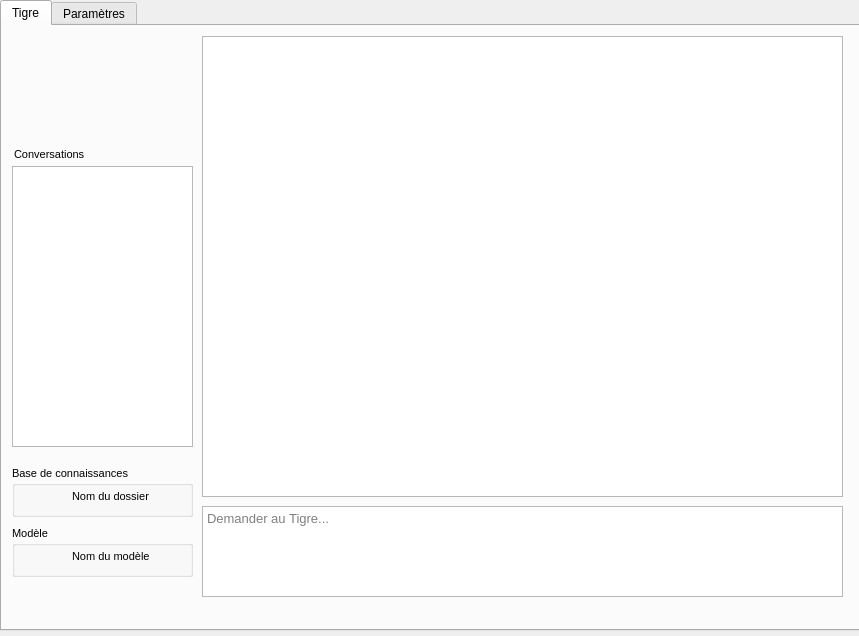
<?xml version="1.0" encoding="UTF-8"?>
<ui version="4.0">
 <class>Form</class>
 <widget class="QWidget" name="Form">
  <property name="geometry">
   <rect>
    <x>0</x>
    <y>0</y>
    <width>859</width>
    <height>636</height>
   </rect>
  </property>
  <property name="windowTitle">
   <string>Form</string>
  </property>
  <property name="styleSheet">
   <string notr="true">QPushButton {
    border: none;
}

QPushButton:pressed {
    background-color: rgba(0, 0, 0, 5%); /* Léger assombrissement */
    margin-top: 2px;
    margin-left: 2px;
}</string>
  </property>
  <widget class="QTabWidget" name="tabWidget">
   <property name="geometry">
    <rect>
     <x>0</x>
     <y>0</y>
     <width>861</width>
     <height>631</height>
    </rect>
   </property>
   <property name="toolTip">
    <string/>
   </property>
   <property name="styleSheet">
    <string notr="true">background: none</string>
   </property>
   <property name="currentIndex">
    <number>0</number>
   </property>
   <widget class="QWidget" name="tab">
    <attribute name="title">
     <string>Tigre</string>
    </attribute>
    <widget class="QTextBrowser" name="textBrowser_chat">
     <property name="geometry">
      <rect>
       <x>200</x>
       <y>10</y>
       <width>641</width>
       <height>461</height>
      </rect>
     </property>
    </widget>
    <widget class="QGroupBox" name="groupBox_2">
     <property name="geometry">
      <rect>
       <x>10</x>
       <y>440</y>
       <width>181</width>
       <height>51</height>
      </rect>
     </property>
     <property name="font">
      <font>
       <family>Arial</family>
       <pointsize>8</pointsize>
      </font>
     </property>
     <property name="title">
      <string>Base de connaissances</string>
     </property>
     <widget class="QPushButton" name="btn_folder">
      <property name="geometry">
       <rect>
        <x>10</x>
        <y>20</y>
        <width>31</width>
        <height>21</height>
       </rect>
      </property>
      <property name="font">
       <font>
        <family>Arial</family>
        <pointsize>10</pointsize>
       </font>
      </property>
      <property name="styleSheet">
       <string notr="true">background: transparent;</string>
      </property>
      <property name="text">
       <string/>
      </property>
      <property name="icon">
       <iconset>
        <normaloff>Images/folder.png</normaloff>Images/folder.png</iconset>
      </property>
      <property name="iconSize">
       <size>
        <width>20</width>
        <height>20</height>
       </size>
      </property>
     </widget>
     <widget class="QLabel" name="label_folder">
      <property name="geometry">
       <rect>
        <x>60</x>
        <y>20</y>
        <width>101</width>
        <height>21</height>
       </rect>
      </property>
      <property name="font">
       <font>
        <family>Arial</family>
        <pointsize>8</pointsize>
       </font>
      </property>
      <property name="text">
       <string>Nom du dossier</string>
      </property>
     </widget>
    </widget>
    <widget class="QLabel" name="label_tigerODM">
     <property name="geometry">
      <rect>
       <x>50</x>
       <y>20</y>
       <width>91</width>
       <height>91</height>
      </rect>
     </property>
     <property name="text">
      <string/>
     </property>
     <property name="pixmap">
      <pixmap>Images/Tiger.png</pixmap>
     </property>
     <property name="scaledContents">
      <bool>true</bool>
     </property>
    </widget>
    <widget class="QLabel" name="label_conversation">
     <property name="geometry">
      <rect>
       <x>12</x>
       <y>113</y>
       <width>111</width>
       <height>31</height>
      </rect>
     </property>
     <property name="font">
      <font>
       <family>Arial</family>
       <pointsize>8</pointsize>
      </font>
     </property>
     <property name="text">
      <string>Conversations</string>
     </property>
    </widget>
    <widget class="QGroupBox" name="groupBox_3">
     <property name="geometry">
      <rect>
       <x>10</x>
       <y>500</y>
       <width>181</width>
       <height>51</height>
      </rect>
     </property>
     <property name="font">
      <font>
       <family>Arial</family>
       <pointsize>8</pointsize>
      </font>
     </property>
     <property name="title">
      <string>Modèle</string>
     </property>
     <widget class="QPushButton" name="btn_model">
      <property name="geometry">
       <rect>
        <x>10</x>
        <y>20</y>
        <width>31</width>
        <height>21</height>
       </rect>
      </property>
      <property name="font">
       <font>
        <family>Arial</family>
        <pointsize>10</pointsize>
       </font>
      </property>
      <property name="styleSheet">
       <string notr="true">background: transparent;</string>
      </property>
      <property name="text">
       <string/>
      </property>
      <property name="icon">
       <iconset>
        <normaloff>Images/model.png</normaloff>Images/model.png</iconset>
      </property>
      <property name="iconSize">
       <size>
        <width>20</width>
        <height>20</height>
       </size>
      </property>
     </widget>
     <widget class="QLabel" name="label_model">
      <property name="geometry">
       <rect>
        <x>60</x>
        <y>20</y>
        <width>101</width>
        <height>21</height>
       </rect>
      </property>
      <property name="font">
       <font>
        <family>Arial</family>
        <pointsize>8</pointsize>
       </font>
      </property>
      <property name="text">
       <string>Nom du modèle</string>
      </property>
     </widget>
    </widget>
    <widget class="QListWidget" name="list_conversations">
     <property name="geometry">
      <rect>
       <x>10</x>
       <y>140</y>
       <width>181</width>
       <height>281</height>
      </rect>
     </property>
    </widget>
    <widget class="QLabel" name="label_freeText">
     <property name="geometry">
      <rect>
       <x>10</x>
       <y>580</y>
       <width>731</width>
       <height>31</height>
      </rect>
     </property>
     <property name="font">
      <font>
       <family>Arial</family>
       <pointsize>6</pointsize>
      </font>
     </property>
     <property name="text">
      <string/>
     </property>
    </widget>
    <widget class="QTextEdit" name="textEdit_request">
     <property name="geometry">
      <rect>
       <x>200</x>
       <y>480</y>
       <width>641</width>
       <height>91</height>
      </rect>
     </property>
     <property name="font">
      <font>
       <family>Arial</family>
       <pointsize>10</pointsize>
      </font>
     </property>
     <property name="placeholderText">
      <string>Demander au Tigre...</string>
     </property>
    </widget>
    <widget class="QPushButton" name="btn_attachment">
     <property name="geometry">
      <rect>
       <x>200</x>
       <y>550</y>
       <width>31</width>
       <height>21</height>
      </rect>
     </property>
     <property name="font">
      <font>
       <family>Arial</family>
       <pointsize>10</pointsize>
      </font>
     </property>
     <property name="styleSheet">
      <string notr="true">background: transparent;</string>
     </property>
     <property name="text">
      <string/>
     </property>
     <property name="icon">
      <iconset>
       <normaloff>Images/paperclip.png</normaloff>Images/paperclip.png</iconset>
     </property>
     <property name="iconSize">
      <size>
       <width>16</width>
       <height>16</height>
      </size>
     </property>
    </widget>
    <widget class="QPushButton" name="btn_send">
     <property name="geometry">
      <rect>
       <x>800</x>
       <y>540</y>
       <width>41</width>
       <height>31</height>
      </rect>
     </property>
     <property name="font">
      <font>
       <family>Arial</family>
       <pointsize>10</pointsize>
      </font>
     </property>
     <property name="styleSheet">
      <string notr="true">border: none; background: transparent;</string>
     </property>
     <property name="text">
      <string/>
     </property>
     <property name="icon">
      <iconset>
       <normaloff>Images/paperplane.png</normaloff>Images/paperplane.png</iconset>
     </property>
     <property name="iconSize">
      <size>
       <width>30</width>
       <height>30</height>
      </size>
     </property>
     <property name="shortcut">
      <string>Return</string>
     </property>
    </widget>
    <widget class="QPushButton" name="btn_delConv">
     <property name="geometry">
      <rect>
       <x>130</x>
       <y>110</y>
       <width>31</width>
       <height>31</height>
      </rect>
     </property>
     <property name="font">
      <font>
       <family>Arial</family>
       <pointsize>10</pointsize>
      </font>
     </property>
     <property name="styleSheet">
      <string notr="true">background: transparent;</string>
     </property>
     <property name="text">
      <string/>
     </property>
     <property name="icon">
      <iconset>
       <normaloff>Images/delete.png</normaloff>Images/delete.png</iconset>
     </property>
     <property name="iconSize">
      <size>
       <width>16</width>
       <height>16</height>
      </size>
     </property>
    </widget>
    <widget class="QPushButton" name="btn_newConv">
     <property name="geometry">
      <rect>
       <x>160</x>
       <y>110</y>
       <width>31</width>
       <height>31</height>
      </rect>
     </property>
     <property name="font">
      <font>
       <family>Arial</family>
       <pointsize>10</pointsize>
      </font>
     </property>
     <property name="styleSheet">
      <string notr="true">background: transparent;</string>
     </property>
     <property name="text">
      <string/>
     </property>
     <property name="icon">
      <iconset>
       <normaloff>Images/new.png</normaloff>Images/new.png</iconset>
     </property>
     <property name="iconSize">
      <size>
       <width>16</width>
       <height>16</height>
      </size>
     </property>
    </widget>
    <widget class="QLabel" name="label_attachment">
     <property name="geometry">
      <rect>
       <x>230</x>
       <y>550</y>
       <width>431</width>
       <height>21</height>
      </rect>
     </property>
     <property name="font">
      <font>
       <family>Arial</family>
       <pointsize>6</pointsize>
      </font>
     </property>
     <property name="text">
      <string/>
     </property>
    </widget>
    <zorder>textBrowser_chat</zorder>
    <zorder>groupBox_2</zorder>
    <zorder>label_tigerODM</zorder>
    <zorder>label_conversation</zorder>
    <zorder>groupBox_3</zorder>
    <zorder>label_freeText</zorder>
    <zorder>textEdit_request</zorder>
    <zorder>btn_attachment</zorder>
    <zorder>btn_send</zorder>
    <zorder>list_conversations</zorder>
    <zorder>btn_newConv</zorder>
    <zorder>btn_delConv</zorder>
    <zorder>label_attachment</zorder>
   </widget>
   <widget class="QWidget" name="tab_2">
    <attribute name="title">
     <string>Paramètres</string>
    </attribute>
    <widget class="QGroupBox" name="groupBox_7">
     <property name="geometry">
      <rect>
       <x>10</x>
       <y>30</y>
       <width>261</width>
       <height>551</height>
      </rect>
     </property>
     <property name="title">
      <string>Connexions à TigerODM</string>
     </property>
     <widget class="QGroupBox" name="groupBox">
      <property name="geometry">
       <rect>
        <x>20</x>
        <y>30</y>
        <width>221</width>
        <height>111</height>
       </rect>
      </property>
      <property name="styleSheet">
       <string notr="true"/>
      </property>
      <property name="title">
       <string>Sélection de dossier</string>
      </property>
      <widget class="QLineEdit" name="lineEdit_folderID">
       <property name="geometry">
        <rect>
         <x>90</x>
         <y>30</y>
         <width>113</width>
         <height>20</height>
        </rect>
       </property>
       <property name="text">
        <string>Folder</string>
       </property>
      </widget>
      <widget class="QLabel" name="label">
       <property name="geometry">
        <rect>
         <x>10</x>
         <y>30</y>
         <width>61</width>
         <height>21</height>
        </rect>
       </property>
       <property name="font">
        <font>
         <family>Arial</family>
         <pointsize>8</pointsize>
        </font>
       </property>
       <property name="text">
        <string>Workflow ID</string>
       </property>
      </widget>
      <widget class="QLabel" name="label_2">
       <property name="geometry">
        <rect>
         <x>10</x>
         <y>70</y>
         <width>61</width>
         <height>21</height>
        </rect>
       </property>
       <property name="font">
        <font>
         <family>Arial</family>
         <pointsize>8</pointsize>
        </font>
       </property>
       <property name="text">
        <string>Input ID</string>
       </property>
      </widget>
      <widget class="QLineEdit" name="lineEdit_folderNum">
       <property name="geometry">
        <rect>
         <x>90</x>
         <y>70</y>
         <width>113</width>
         <height>20</height>
        </rect>
       </property>
       <property name="text">
        <string>input_0</string>
       </property>
      </widget>
     </widget>
     <widget class="QGroupBox" name="groupBox_4">
      <property name="geometry">
       <rect>
        <x>20</x>
        <y>290</y>
        <width>221</width>
        <height>111</height>
       </rect>
      </property>
      <property name="styleSheet">
       <string notr="true"/>
      </property>
      <property name="title">
       <string>Requête - RAG</string>
      </property>
      <widget class="QLineEdit" name="lineEdit_ragID">
       <property name="geometry">
        <rect>
         <x>90</x>
         <y>30</y>
         <width>113</width>
         <height>20</height>
        </rect>
       </property>
       <property name="text">
        <string>Request_RAG</string>
       </property>
      </widget>
      <widget class="QLabel" name="label_5">
       <property name="geometry">
        <rect>
         <x>10</x>
         <y>30</y>
         <width>61</width>
         <height>21</height>
        </rect>
       </property>
       <property name="font">
        <font>
         <family>Arial</family>
         <pointsize>8</pointsize>
        </font>
       </property>
       <property name="text">
        <string>Workflow ID</string>
       </property>
      </widget>
      <widget class="QLabel" name="label_6">
       <property name="geometry">
        <rect>
         <x>10</x>
         <y>70</y>
         <width>61</width>
         <height>21</height>
        </rect>
       </property>
       <property name="font">
        <font>
         <family>Arial</family>
         <pointsize>8</pointsize>
        </font>
       </property>
       <property name="text">
        <string>Input ID</string>
       </property>
      </widget>
      <widget class="QLineEdit" name="lineEdit_ragNum">
       <property name="geometry">
        <rect>
         <x>90</x>
         <y>70</y>
         <width>113</width>
         <height>20</height>
        </rect>
       </property>
       <property name="text">
        <string>input_0</string>
       </property>
      </widget>
     </widget>
     <widget class="QGroupBox" name="groupBox_5">
      <property name="geometry">
       <rect>
        <x>20</x>
        <y>160</y>
        <width>221</width>
        <height>111</height>
       </rect>
      </property>
      <property name="styleSheet">
       <string notr="true"/>
      </property>
      <property name="title">
       <string>Chargement de conversations</string>
      </property>
      <widget class="QLineEdit" name="lineEdit_convID">
       <property name="geometry">
        <rect>
         <x>90</x>
         <y>30</y>
         <width>113</width>
         <height>20</height>
        </rect>
       </property>
       <property name="text">
        <string>Conversations</string>
       </property>
      </widget>
      <widget class="QLabel" name="label_9">
       <property name="geometry">
        <rect>
         <x>10</x>
         <y>30</y>
         <width>61</width>
         <height>21</height>
        </rect>
       </property>
       <property name="font">
        <font>
         <family>Arial</family>
         <pointsize>8</pointsize>
        </font>
       </property>
       <property name="text">
        <string>Workflow ID</string>
       </property>
      </widget>
      <widget class="QLabel" name="label_10">
       <property name="geometry">
        <rect>
         <x>10</x>
         <y>70</y>
         <width>61</width>
         <height>21</height>
        </rect>
       </property>
       <property name="font">
        <font>
         <family>Arial</family>
         <pointsize>8</pointsize>
        </font>
       </property>
       <property name="text">
        <string>Input ID</string>
       </property>
      </widget>
      <widget class="QLineEdit" name="lineEdit_convNum">
       <property name="geometry">
        <rect>
         <x>90</x>
         <y>70</y>
         <width>113</width>
         <height>20</height>
        </rect>
       </property>
       <property name="text">
        <string>input_0</string>
       </property>
      </widget>
     </widget>
     <widget class="QGroupBox" name="groupBox_6">
      <property name="geometry">
       <rect>
        <x>20</x>
        <y>420</y>
        <width>221</width>
        <height>111</height>
       </rect>
      </property>
      <property name="styleSheet">
       <string notr="true"/>
      </property>
      <property name="title">
       <string>Requête - Générique</string>
      </property>
      <widget class="QLineEdit" name="lineEdit_genericID">
       <property name="geometry">
        <rect>
         <x>90</x>
         <y>30</y>
         <width>113</width>
         <height>20</height>
        </rect>
       </property>
       <property name="text">
        <string>Request_Generic</string>
       </property>
      </widget>
      <widget class="QLabel" name="label_13">
       <property name="geometry">
        <rect>
         <x>10</x>
         <y>30</y>
         <width>61</width>
         <height>21</height>
        </rect>
       </property>
       <property name="font">
        <font>
         <family>Arial</family>
         <pointsize>8</pointsize>
        </font>
       </property>
       <property name="text">
        <string>Workflow ID</string>
       </property>
      </widget>
      <widget class="QLabel" name="label_14">
       <property name="geometry">
        <rect>
         <x>10</x>
         <y>70</y>
         <width>61</width>
         <height>21</height>
        </rect>
       </property>
       <property name="font">
        <font>
         <family>Arial</family>
         <pointsize>8</pointsize>
        </font>
       </property>
       <property name="text">
        <string>Input ID</string>
       </property>
      </widget>
      <widget class="QLineEdit" name="lineEdit_genericNum">
       <property name="geometry">
        <rect>
         <x>90</x>
         <y>70</y>
         <width>113</width>
         <height>20</height>
        </rect>
       </property>
       <property name="text">
        <string>input_0</string>
       </property>
      </widget>
     </widget>
    </widget>
    <widget class="QGroupBox" name="groupBox_8">
     <property name="geometry">
      <rect>
       <x>340</x>
       <y>30</y>
       <width>151</width>
       <height>71</height>
      </rect>
     </property>
     <property name="title">
      <string>Gestion de pièce jointe</string>
     </property>
     <widget class="QComboBox" name="comboBox_attachmentMode">
      <property name="geometry">
       <rect>
        <x>10</x>
        <y>30</y>
        <width>111</width>
        <height>22</height>
       </rect>
      </property>
      <property name="toolTip">
       <string>Traitement de la pièce jointe.
Le mode &quot;Liée à la base&quot; confrontera la pièce jointe à la base de données sélectionnée, puis elle sera ajoutée à la base de données pour les requêtes ultérieures.
Le mode &quot;Indépendante&quot; ne fait pas appel à la base de données et se concentre uniquement sur la pièce jointe pour répondre à vos requêtes (question, résumé, traduction...).</string>
      </property>
      <item>
       <property name="text">
        <string>Liée à la base</string>
       </property>
      </item>
      <item>
       <property name="text">
        <string>Indépendante</string>
       </property>
      </item>
     </widget>
    </widget>
    <widget class="QGroupBox" name="groupBox_9">
     <property name="geometry">
      <rect>
       <x>340</x>
       <y>140</y>
       <width>151</width>
       <height>211</height>
      </rect>
     </property>
     <property name="title">
      <string>Paramètres</string>
     </property>
     <widget class="QCheckBox" name="checkBox_thinking">
      <property name="geometry">
       <rect>
        <x>10</x>
        <y>20</y>
        <width>121</width>
        <height>31</height>
       </rect>
      </property>
      <property name="text">
       <string>Mode &quot;Thinking&quot;</string>
      </property>
      <property name="checked">
       <bool>true</bool>
      </property>
      <property name="tristate">
       <bool>false</bool>
      </property>
     </widget>
    </widget>
   </widget>
  </widget>
 </widget>
 <resources/>
 <connections/>
</ui>
